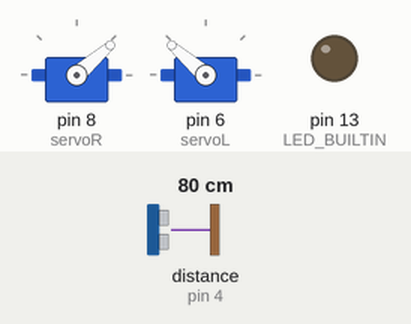
This sketch was run on a simulated Arduino Nano, built with avr-gcc and run on an emulated ATmega328P. Shown: 2 × servo, output pins drawn as LEDs (lit = HIGH). Wiring (inferred from the names in the program): ultrasonic range finder: trigger pin 2; echo pin 4. Dashed ring = blinking. The inputs (shaded band) are chosen by the test bench; at power-on: distance to the obstacle (sensor on pin 4) 80 cm. The echo pulse lasts 58.3 µs per cm; pins used as bus, display or sensor lines are not drawn.

Above: at 2.6 s.
2.7 s: distance to the obstacle (sensor on pin 4) set to 55 cm
4.2 s: distance to the obstacle (sensor on pin 4) set to 48 cm
At 4.57 s:
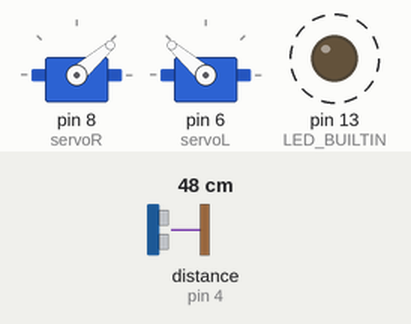
7.2 s: distance to the obstacle (sensor on pin 4) set to 2 cm
At 8.3 s:
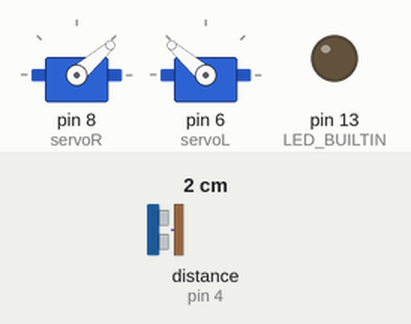
Timing chart, 0 to 10.2 s (numbered marks = the images above; inputs shaded):
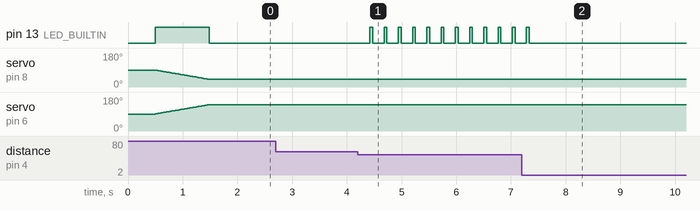

Measured:
- the behaviour switches between 51 and 50 cm on distance to the obstacle (sensor on pin 4) (found by bisection; images 0 and 1)
- after the input at 2.7 s, every drawn part: stays the same
- after the input at 4.2 s, pin 13 (LED_BUILTIN): alternates HIGH for 0.05 s and LOW for 0.21 s, starting after 0.22 s
- after the input at 7.2 s, pin 13 (LED_BUILTIN): goes on until 7.3 s, then stays LOW

The sketch:

RoboUrn.ino
```cpp
  /*
  Created 2024
  by RodX
  RodX Labs Inc.

  RoboUrn
  Роботизированная корзина для мусора.
  Открывает и плавно закрывает крышку при поднесении на 10-30 см. двух ладоней, мерцает светодиодом при обнаружении рук на расстоянии 30-50см.
  Оригинальнвый механизм поднимания крышки - только саморезы сервопривода и термоклей.
  Arduino NANO, HC-SR04, SG-90 2шт.
  */

#include <Servo.h>   //используем библиотеку для работы с сервоприводом
Servo servoL, servoR;     //объявляем переменную servo типа Servo. Если скленить донья серв, то получится левая и правая рука  дном
int iTop = 90; //верхня точка
int iBottom = 40; //нижняя точка
int trigPin = 2;    //Триггер
int echoPin = 4;    //Эхо
long duration, dist;   //переменные
long aver[3];   //массив для расчёта среднего арифметического

void setup() {
  pinMode(LED_BUILTIN, OUTPUT);
  servoR.attach(8);  //серво на 8 порту
  servoL.attach(6);  //серво на 6 порту
  pinMode(trigPin, OUTPUT);  //пин триггера в режиме выхода
  pinMode(echoPin, INPUT);  //пин эхо в режиме входа
  servoR.write(iTop);  //(0-низ), при подключении питания открыть_
  servoL.write(180 - iTop);  //(180-низ)при подключении питания открыть_
  delay(500);
  slowly();  //_закрыть крышку
}

void measure() {  //блок, измеряющий расстояние
  digitalWrite(trigPin, LOW);
  delayMicroseconds(5);
  digitalWrite(trigPin, HIGH);
  delayMicroseconds(15);
  digitalWrite(trigPin, LOW);
  pinMode(echoPin, INPUT);
  duration = pulseIn(echoPin, HIGH);
  dist = (duration / 2) / 29.1;  //получаем расстояние с датчика
}

void slowly() {    //функция плавного закрывания
  digitalWrite(LED_BUILTIN, HIGH); //подсветим закрытие крышки
  for (int i = iTop - 1; i > iBottom; i--) {
      servoR.write(i);     // опускаем правым серво крышку на один шаг
      servoL.write(180 -i);   //одновременно левым серво опускаем на один шаг
      delay(20);              //рекомендуемая задержка между шагами
    }
  digitalWrite(LED_BUILTIN, LOW);
}

void loop() {

    //блок более точного(тройного) измерения расстояния до руки с мусором
    for (int i = 0; i <= 2; i++) { //заполняем массив тремя измерениями
      measure();               //измерить расстояние, получаем dist
      aver[i] = dist;          //присваиваем значение dist элементу массива с номером i
      delay(50);              //рекомендуемая задержка между измерениями
    }
    dist = (aver[0] + aver[1] + aver[2]) / 3; //расчёт среднего арифметического с 3-х измерений

    if (dist > 10 && dist < 30){ //Если рука с мусором от 10 до 30 см, то поднимем крышку и медленно опустим
      servoR.write(iTop);  //тянем вверх крышку правым серво
      servoL.write(180-iTop);  //одновременно тянем вверх левым серво
      delay(2000);       //подождать 2 секунды
      slowly();    //медленно закрыть крышку
      delay(500);      //подождать
    }

    //Мерцание индикатором на расстоянии 30-50 см.
    if (dist > 30 && dist < 50){ //Если   рука с мусором от 10 до 30 см, то поднимем крышку и медленно опустим
      digitalWrite(LED_BUILTIN, HIGH);  // turn the LED on (HIGH is the voltage level)
      delay(50);                      // wait for a second
      digitalWrite(LED_BUILTIN, LOW);   // turn the LED off by making the voltage LOW
      delay(50);                      // wait for a second      delay(500);      //подождать
    }

}
```
